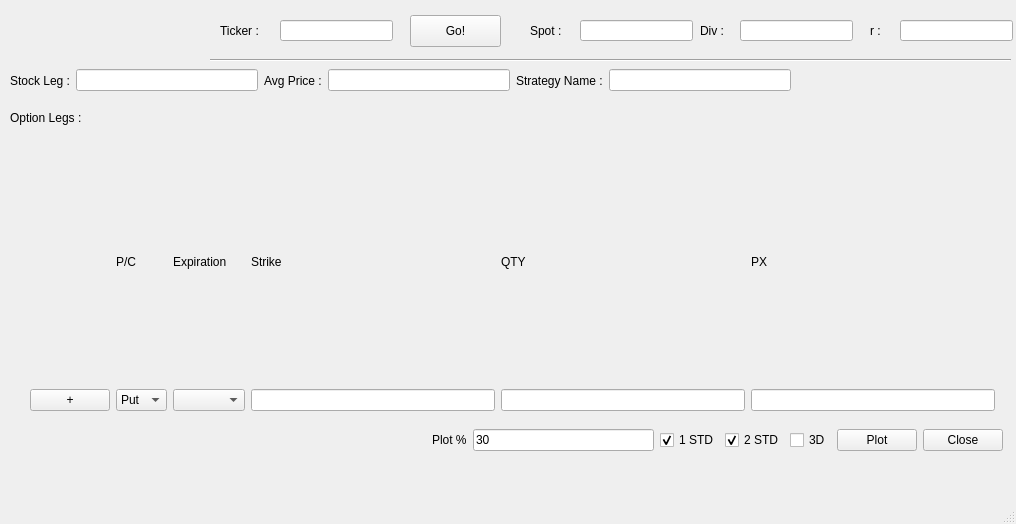
<?xml version="1.0" encoding="UTF-8"?>
<ui version="4.0">
 <class>StrategyBuilder</class>
 <widget class="QMainWindow" name="StrategyBuilder">
  <property name="geometry">
   <rect>
    <x>0</x>
    <y>0</y>
    <width>1016</width>
    <height>524</height>
   </rect>
  </property>
  <property name="windowTitle">
   <string>Strategy Builder</string>
  </property>
  <widget class="QWidget" name="centralwidget">
   <widget class="QLabel" name="photo">
    <property name="geometry">
     <rect>
      <x>0</x>
      <y>0</y>
      <width>201</width>
      <height>61</height>
     </rect>
    </property>
    <property name="text">
     <string/>
    </property>
    <property name="pixmap">
     <pixmap>logo.png</pixmap>
    </property>
    <property name="scaledContents">
     <bool>true</bool>
    </property>
   </widget>
   <widget class="QLabel" name="label">
    <property name="geometry">
     <rect>
      <x>220</x>
      <y>15</y>
      <width>51</width>
      <height>31</height>
     </rect>
    </property>
    <property name="text">
     <string>Ticker :</string>
    </property>
   </widget>
   <widget class="QLineEdit" name="ticker_in">
    <property name="geometry">
     <rect>
      <x>280</x>
      <y>20</y>
      <width>113</width>
      <height>21</height>
     </rect>
    </property>
   </widget>
   <widget class="QLabel" name="label_2">
    <property name="geometry">
     <rect>
      <x>530</x>
      <y>15</y>
      <width>41</width>
      <height>31</height>
     </rect>
    </property>
    <property name="text">
     <string>Spot :</string>
    </property>
   </widget>
   <widget class="QLineEdit" name="spot_in">
    <property name="geometry">
     <rect>
      <x>580</x>
      <y>20</y>
      <width>113</width>
      <height>21</height>
     </rect>
    </property>
   </widget>
   <widget class="QPushButton" name="b_go">
    <property name="geometry">
     <rect>
      <x>410</x>
      <y>15</y>
      <width>91</width>
      <height>32</height>
     </rect>
    </property>
    <property name="text">
     <string>Go!</string>
    </property>
    <property name="shortcut">
     <string>Return</string>
    </property>
   </widget>
   <widget class="QLineEdit" name="div_in">
    <property name="geometry">
     <rect>
      <x>740</x>
      <y>20</y>
      <width>113</width>
      <height>21</height>
     </rect>
    </property>
   </widget>
   <widget class="QLabel" name="label_3">
    <property name="geometry">
     <rect>
      <x>700</x>
      <y>15</y>
      <width>31</width>
      <height>31</height>
     </rect>
    </property>
    <property name="text">
     <string>Div :</string>
    </property>
   </widget>
   <widget class="QLineEdit" name="r_in">
    <property name="geometry">
     <rect>
      <x>900</x>
      <y>20</y>
      <width>113</width>
      <height>21</height>
     </rect>
    </property>
   </widget>
   <widget class="QLabel" name="label_4">
    <property name="geometry">
     <rect>
      <x>870</x>
      <y>15</y>
      <width>31</width>
      <height>31</height>
     </rect>
    </property>
    <property name="text">
     <string>r :</string>
    </property>
   </widget>
   <widget class="QLabel" name="label_7">
    <property name="geometry">
     <rect>
      <x>10</x>
      <y>110</y>
      <width>91</width>
      <height>16</height>
     </rect>
    </property>
    <property name="text">
     <string>Option Legs :</string>
    </property>
   </widget>
   <widget class="Line" name="line">
    <property name="geometry">
     <rect>
      <x>210</x>
      <y>50</y>
      <width>801</width>
      <height>20</height>
     </rect>
    </property>
    <property name="orientation">
     <enum>Qt::Horizontal</enum>
    </property>
   </widget>
   <widget class="QWidget" name="gridLayoutWidget">
    <property name="geometry">
     <rect>
      <x>30</x>
      <y>140</y>
      <width>971</width>
      <height>271</height>
     </rect>
    </property>
    <layout class="QGridLayout" name="gridLayout">
     <property name="sizeConstraint">
      <enum>QLayout::SetDefaultConstraint</enum>
     </property>
     <item row="0" column="5">
      <widget class="QLabel" name="label_14">
       <property name="text">
        <string>PX</string>
       </property>
      </widget>
     </item>
     <item row="1" column="3">
      <widget class="QLineEdit" name="lineEdit"/>
     </item>
     <item row="1" column="0">
      <widget class="QPushButton" name="b_new_row">
       <property name="text">
        <string>+</string>
       </property>
      </widget>
     </item>
     <item row="0" column="2">
      <widget class="QLabel" name="label_9">
       <property name="text">
        <string>Expiration</string>
       </property>
      </widget>
     </item>
     <item row="0" column="3">
      <widget class="QLabel" name="label_10">
       <property name="text">
        <string>Strike</string>
       </property>
      </widget>
     </item>
     <item row="0" column="1">
      <widget class="QLabel" name="label_8">
       <property name="text">
        <string>P/C</string>
       </property>
      </widget>
     </item>
     <item row="1" column="2">
      <widget class="QComboBox" name="comboBox_2">
       <property name="minimumSize">
        <size>
         <width>0</width>
         <height>0</height>
        </size>
       </property>
      </widget>
     </item>
     <item row="1" column="1">
      <widget class="QComboBox" name="pc_box">
       <property name="currentText">
        <string notr="true">Put</string>
       </property>
       <property name="sizeAdjustPolicy">
        <enum>QComboBox::AdjustToContentsOnFirstShow</enum>
       </property>
       <item>
        <property name="text">
         <string>Put</string>
        </property>
       </item>
       <item>
        <property name="text">
         <string>Call</string>
        </property>
       </item>
      </widget>
     </item>
     <item row="1" column="4">
      <widget class="QLineEdit" name="lineEdit_2"/>
     </item>
     <item row="0" column="4">
      <widget class="QLabel" name="label_11">
       <property name="text">
        <string>QTY</string>
       </property>
      </widget>
     </item>
     <item row="0" column="6">
      <widget class="QWidget" name="widget_2" native="true"/>
     </item>
     <item row="1" column="6">
      <widget class="QWidget" name="widget" native="true"/>
     </item>
     <item row="1" column="5">
      <widget class="QLineEdit" name="lineEdit_5"/>
     </item>
    </layout>
   </widget>
   <widget class="QWidget" name="gridLayoutWidget_2">
    <property name="geometry">
     <rect>
      <x>432</x>
      <y>420</y>
      <width>571</width>
      <height>41</height>
     </rect>
    </property>
    <layout class="QGridLayout" name="gridLayout_2">
     <item row="0" column="4">
      <widget class="QCheckBox" name="checkBox">
       <property name="text">
        <string>3D</string>
       </property>
      </widget>
     </item>
     <item row="0" column="3">
      <widget class="QCheckBox" name="checkBox_2">
       <property name="text">
        <string>2 STD</string>
       </property>
       <property name="checked">
        <bool>true</bool>
       </property>
      </widget>
     </item>
     <item row="0" column="5">
      <widget class="QPushButton" name="bt_plt">
       <property name="text">
        <string>Plot</string>
       </property>
      </widget>
     </item>
     <item row="0" column="6">
      <widget class="QPushButton" name="b_close">
       <property name="text">
        <string>Close</string>
       </property>
       <property name="shortcut">
        <string>Esc</string>
       </property>
      </widget>
     </item>
     <item row="0" column="2">
      <widget class="QCheckBox" name="checkBox_3">
       <property name="text">
        <string>1 STD</string>
       </property>
       <property name="checked">
        <bool>true</bool>
       </property>
      </widget>
     </item>
     <item row="0" column="0">
      <widget class="QLabel" name="label_13">
       <property name="text">
        <string>Plot %</string>
       </property>
      </widget>
     </item>
     <item row="0" column="1">
      <widget class="QLineEdit" name="lineEdit_4">
       <property name="text">
        <string>30</string>
       </property>
      </widget>
     </item>
    </layout>
   </widget>
   <widget class="QWidget" name="horizontalLayoutWidget">
    <property name="geometry">
     <rect>
      <x>10</x>
      <y>60</y>
      <width>781</width>
      <height>41</height>
     </rect>
    </property>
    <layout class="QHBoxLayout" name="horizontalLayout">
     <item>
      <widget class="QLabel" name="label_5">
       <property name="text">
        <string>Stock Leg :</string>
       </property>
      </widget>
     </item>
     <item>
      <widget class="QLineEdit" name="ticker_in_2"/>
     </item>
     <item>
      <widget class="QLabel" name="label_6">
       <property name="text">
        <string>Avg Price :</string>
       </property>
      </widget>
     </item>
     <item>
      <widget class="QLineEdit" name="ticker_in_3">
       <property name="text">
        <string/>
       </property>
      </widget>
     </item>
     <item>
      <widget class="QLabel" name="label_12">
       <property name="text">
        <string>Strategy Name :</string>
       </property>
      </widget>
     </item>
     <item>
      <widget class="QLineEdit" name="lineEdit_3"/>
     </item>
    </layout>
   </widget>
  </widget>
  <widget class="QMenuBar" name="menubar">
   <property name="geometry">
    <rect>
     <x>0</x>
     <y>0</y>
     <width>1016</width>
     <height>22</height>
    </rect>
   </property>
  </widget>
  <widget class="QStatusBar" name="statusbar"/>
 </widget>
 <resources/>
 <connections/>
</ui>
